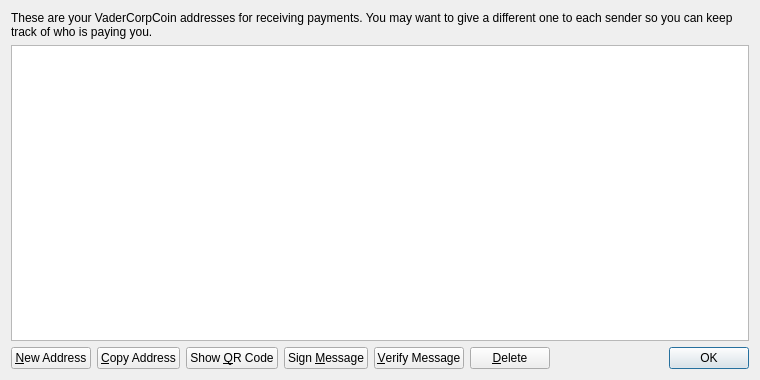
<?xml version="1.0" encoding="UTF-8"?>
<ui version="4.0">
 <class>AddressBookPage</class>
 <widget class="QWidget" name="AddressBookPage">
  <property name="geometry">
   <rect>
    <x>0</x>
    <y>0</y>
    <width>760</width>
    <height>380</height>
   </rect>
  </property>
  <property name="windowTitle">
   <string>Address Book</string>
  </property>
  <layout class="QVBoxLayout" name="verticalLayout">
   <item>
    <widget class="QLabel" name="labelExplanation">
     <property name="text">
      <string>These are your VaderCorpCoin addresses for receiving payments. You may want to give a different one to each sender so you can keep track of who is paying you.</string>
     </property>
     <property name="textFormat">
      <enum>Qt::PlainText</enum>
     </property>
     <property name="wordWrap">
      <bool>true</bool>
     </property>
    </widget>
   </item>
   <item>
    <widget class="QTableView" name="tableView">
     <property name="contextMenuPolicy">
      <enum>Qt::CustomContextMenu</enum>
     </property>
     <property name="toolTip">
      <string>Double-click to edit address or label</string>
     </property>
     <property name="tabKeyNavigation">
      <bool>false</bool>
     </property>
     <property name="alternatingRowColors">
      <bool>true</bool>
     </property>
     <property name="selectionMode">
      <enum>QAbstractItemView::SingleSelection</enum>
     </property>
     <property name="selectionBehavior">
      <enum>QAbstractItemView::SelectRows</enum>
     </property>
     <property name="sortingEnabled">
      <bool>true</bool>
     </property>
     <attribute name="verticalHeaderVisible">
      <bool>false</bool>
     </attribute>
    </widget>
   </item>
   <item>
    <layout class="QHBoxLayout" name="horizontalLayout">
     <item>
      <widget class="QPushButton" name="newAddressButton">
       <property name="toolTip">
        <string>Create a new address</string>
       </property>
       <property name="text">
        <string>&amp;New Address</string>
       </property>
       <property name="icon">
        <iconset resource="../bitcoin.qrc">
         <normaloff>:/icons/add</normaloff>:/icons/add</iconset>
       </property>
      </widget>
     </item>
     <item>
      <widget class="QPushButton" name="copyToClipboard">
       <property name="toolTip">
        <string>Copy the currently selected address to the system clipboard</string>
       </property>
       <property name="text">
        <string>&amp;Copy Address</string>
       </property>
       <property name="icon">
        <iconset resource="../bitcoin.qrc">
         <normaloff>:/icons/editcopy</normaloff>:/icons/editcopy</iconset>
       </property>
      </widget>
     </item>
     <item>
      <widget class="QPushButton" name="showQRCode">
       <property name="text">
        <string>Show &amp;QR Code</string>
       </property>
       <property name="icon">
        <iconset resource="../bitcoin.qrc">
         <normaloff>:/icons/qrcode</normaloff>:/icons/qrcode</iconset>
       </property>
      </widget>
     </item>
     <item>
      <widget class="QPushButton" name="signMessage">
       <property name="toolTip">
        <string>Sign a message to prove you own a VaderCorpCoin address</string>
       </property>
       <property name="text">
        <string>Sign &amp;Message</string>
       </property>
       <property name="icon">
        <iconset resource="../bitcoin.qrc">
         <normaloff>:/icons/edit</normaloff>:/icons/edit</iconset>
       </property>
      </widget>
     </item>
     <item>
      <widget class="QPushButton" name="verifyMessage">
       <property name="toolTip">
        <string>Verify a message to ensure it was signed with a specified VaderCorpCoin address</string>
       </property>
       <property name="text">
        <string>&amp;Verify Message</string>
       </property>
       <property name="icon">
        <iconset resource="../bitcoin.qrc">
         <normaloff>:/icons/transaction_0</normaloff>:/icons/transaction_0</iconset>
       </property>
      </widget>
     </item>
     <item>
      <widget class="QPushButton" name="deleteButton">
       <property name="toolTip">
        <string>Delete the currently selected address from the list</string>
       </property>
       <property name="text">
        <string>&amp;Delete</string>
       </property>
       <property name="icon">
        <iconset resource="../bitcoin.qrc">
         <normaloff>:/icons/remove</normaloff>:/icons/remove</iconset>
       </property>
      </widget>
     </item>
     <item>
      <spacer name="horizontalSpacer">
       <property name="orientation">
        <enum>Qt::Horizontal</enum>
       </property>
       <property name="sizeHint" stdset="0">
        <size>
         <width>40</width>
         <height>20</height>
        </size>
       </property>
      </spacer>
     </item>
     <item>
      <widget class="QDialogButtonBox" name="buttonBox">
       <property name="sizePolicy">
        <sizepolicy hsizetype="Maximum" vsizetype="Fixed">
         <horstretch>0</horstretch>
         <verstretch>0</verstretch>
        </sizepolicy>
       </property>
       <property name="standardButtons">
        <set>QDialogButtonBox::Ok</set>
       </property>
      </widget>
     </item>
    </layout>
   </item>
  </layout>
 </widget>
 <resources>
  <include location="../bitcoin.qrc"/>
 </resources>
 <connections/>
</ui>
